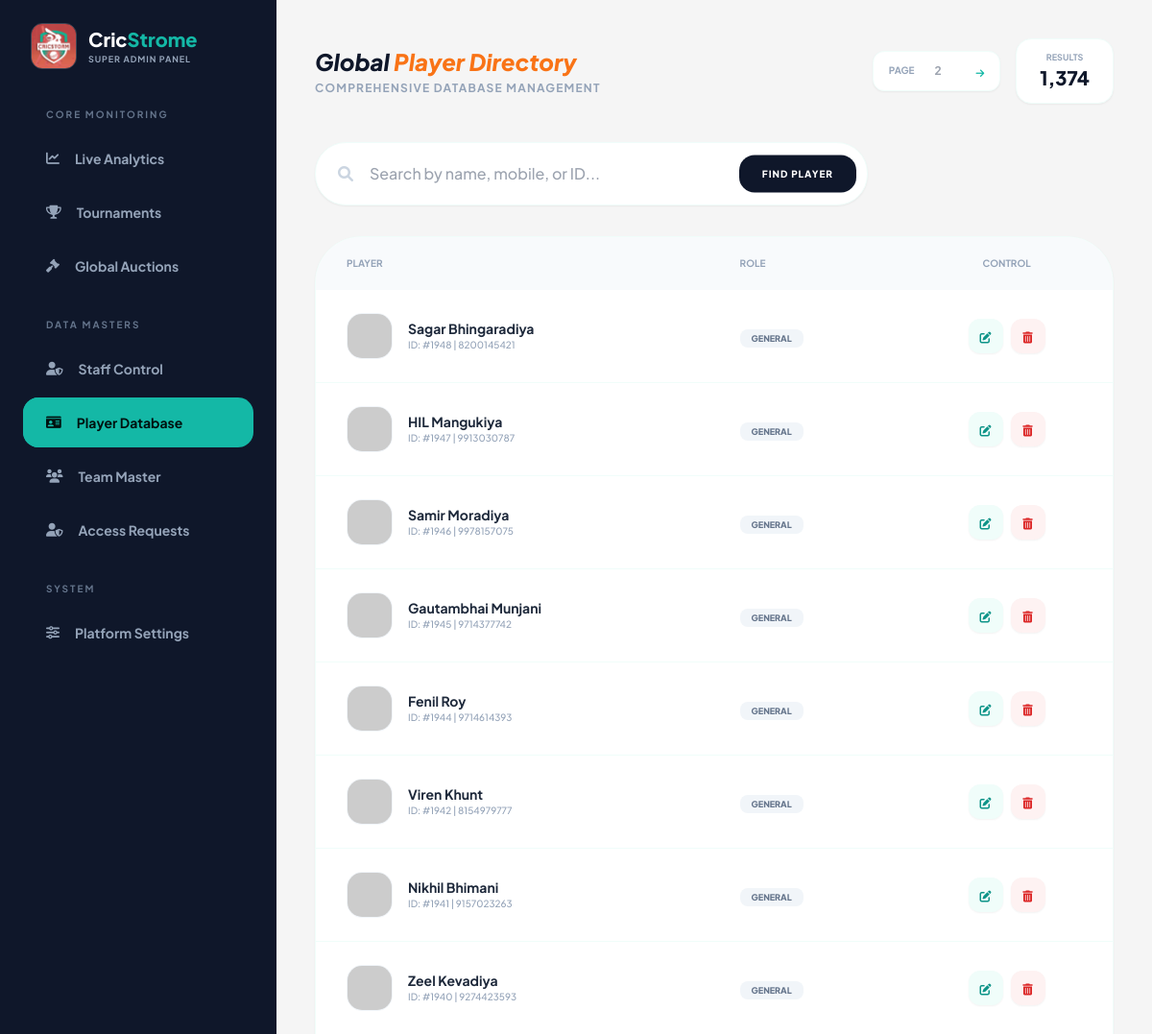
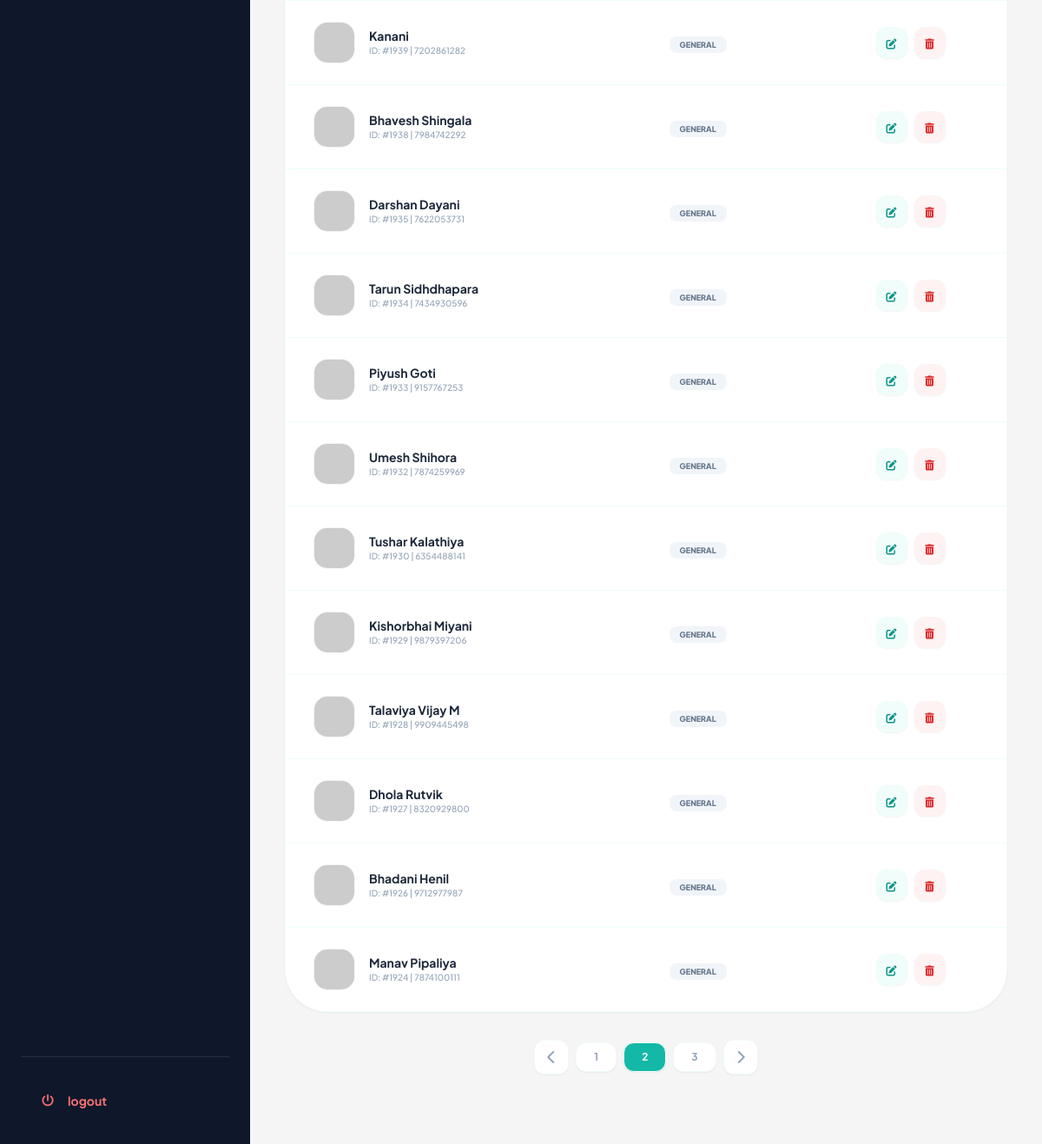
/backpanel/player_directory.php?page=2 (signed in), run on the app's committed database (2 pictures, top to bottom).
### tables this page shows
CREATE TABLE `player_master` (
  `player_id` int(11) NOT NULL,
  `tournament_id` int(11) NOT NULL,
  `form_no` int(11) NOT NULL,
  `name` varchar(100) NOT NULL,
  `address` varchar(255) DEFAULT NULL,
  `mobile_no` varchar(10) DEFAULT NULL,
  `birth_date` date DEFAULT NULL,
  `age` tinyint(4) DEFAULT NULL,
  `size` char(20) DEFAULT NULL,
  `category` varchar(100) NOT NULL,
  `batsman_type` varchar(100) NOT NULL DEFAULT '' COMMENT 'Right Handed, Left Handed , Opener,  Middle Order',
  `status` varchar(20) NOT NULL DEFAULT 'Publish' COMMENT 'Publish, Draft',
  `photo` varchar(255) DEFAULT NULL,
  `adhar_front` varchar(255) DEFAULT NULL,
  `adhar_back` varchar(255) DEFAULT NULL,
  `company_name` varchar(100) DEFAULT NULL,
  `reference_name` varchar(100) DEFAULT NULL,
  `reference_mobile_no` varchar(20) DEFAULT NULL,
  `player_register_datetime` datetime NOT NULL DEFAULT current_timestamp()
);

### backpanel/player_directory.php (the view, shortened to what this page needs)
<?php
include '../config.php';
$search = isset($_GET['search']) ? mysqli_real_escape_string($conn, $_GET['search']) : '';
$limit = 20;
$page = isset($_GET['page']) ? (int)$_GET['page'] : 1;
$offset = ($page - 1) * $limit;
$where_clause = $search ? "WHERE name LIKE '%$search%' OR mobile_no LIKE '%$search%' OR player_id LIKE '%$search%'" : "";
$total_query = mysqli_query($conn, "SELECT COUNT(player_id) as total FROM player_master $where_clause");
$total_records = mysqli_fetch_assoc($total_query)['total'];
$total_pages = ceil($total_records / $limit);
$query = "SELECT * FROM player_master $where_clause ORDER BY player_id DESC LIMIT $offset, $limit";
$result = mysqli_query($conn, $query);
include 'includes/header.php';
?>
<div class="flex flex-col md:flex-row md:items-center justify-between gap-6 mb-10">
    <div>
        <h2 class="text-2xl font-black text-slate-900 italic">Global <span class="text-orange-500">Player Directory</span></h2>
        <p class="text-xs text-slate-400 mt-1 uppercase tracking-widest font-bold">Comprehensive Database Management</p>
    </div>
    <div class="flex items-center gap-4">
        <form method="GET" class="bg-white px-4 py-2 rounded-xl border border-teal-50 shadow-sm flex items-center gap-3">
            <span class="text-[10px] font-bold text-slate-400 uppercase">Page</span>
            <input type="number" name="page" min="1" max="<?php echo $total_pages; ?>" placeholder="<?php echo $page; ?>" class="w-10 text-center text-xs font-bold focus:outline-none">
            <button type="submit" class="text-teal-500"><i class="fas fa-arrow-right text-[10px]"></i></button>
        </form>
        <div class="bg-white px-6 py-3 rounded-2xl border border-teal-50 shadow-sm text-center">
            <p class="text-[9px] font-bold text-slate-400 uppercase">Results</p>
            <p class="text-xl font-black text-slate-900"><?php echo number_format($total_records); ?></p>
        </div>
    </div>
</div>
<div class="mb-8">
    <form method="GET" class="relative max-w-xl">
        <i class="fas fa-search absolute left-6 top-1/2 -translate-y-1/2 text-slate-300"></i>
        <input type="text" name="search" value="<?php echo $search; ?>" placeholder="Search by name, mobile, or ID..."
               class="w-full pl-14 pr-32 py-5 bg-white border border-teal-50 rounded-[2rem] shadow-sm focus:outline-none focus:border-teal-500 transition-all font-medium text-slate-700">
        <button type="submit" class="absolute right-3 top-1/2 -translate-y-1/2 bg-slate-900 text-white px-6 py-3 rounded-2xl text-[10px] font-black uppercase tracking-widest hover:bg-teal-500 transition-all">
            Find Player
        </button>
    </form>
</div>
<div class="bg-white rounded-[3rem] border border-teal-50 shadow-sm overflow-hidden mb-8">
    <div class="overflow-x-auto">
        <table class="w-full text-left">
            <thead>
                <tr class="bg-slate-50">
                    <th class="px-8 py-5 text-[10px] font-bold text-slate-400 uppercase">Player</th>
                    <th class="px-8 py-5 text-[10px] font-bold text-slate-400 uppercase">Role</th>
                    <th class="px-8 py-5 text-[10px] font-bold text-slate-400 uppercase text-center">Control</th>
                </tr>
            </thead>
            <tbody class="divide-y divide-teal-50">
                <?php
                if($result && mysqli_num_rows($result) > 0) {
                    while($row = mysqli_fetch_assoc($result)) {
                        $photo = trim($row['player_photo'] ?? '');
                        $photo_path = empty($photo) ? "https://via.placeholder.com/100?text=P" : "../uploads/players/".$photo;
                ?>
                <tr class="hover:bg-teal-50/20 transition-colors">
                    <td class="px-8 py-6 flex items-center gap-4">
                        <img src="<?php echo $photo_path; ?>" class="w-12 h-12 rounded-2xl object-cover bg-slate-100 border border-slate-100" onerror="this.src='https://via.placeholder.com/100?text=P'">
                        <div>
                            <div class="text-sm font-bold text-slate-800"><?php echo $row['name']; ?></div>
                            <div class="text-[10px] text-slate-400 font-medium">ID: #<?php echo $row['player_id']; ?> | <?php echo $row['mobile_no']; ?></div>
                        </div>
                    </td>
                    <td class="px-8 py-6">
                        <span class="px-3 py-1 bg-slate-100 text-slate-500 rounded-lg text-[9px] font-black uppercase">
                            <?php echo $row['player_role'] ?? 'General'; ?>
                        </span>
                    </td>
                    <td class="px-8 py-6">
                        <div class="flex justify-center gap-2">
                            <button class="w-9 h-9 bg-teal-50 text-teal-600 rounded-xl hover:bg-teal-500 hover:text-white transition-all shadow-sm"><i class="fas fa-edit text-xs"></i></button>
                            <button class="w-9 h-9 bg-red-50 text-red-600 rounded-xl hover:bg-red-500 hover:text-white transition-all shadow-sm"><i class="fas fa-trash-alt text-xs"></i></button>
                        </div>
                    </td>
                </tr>
                <?php
                    }
                } else {
                    echo "<tr><td colspan='3' class='p-20 text-center text-slate-400 font-bold'>No matches found for '{$search}'</td></tr>";
                }
                ?>
            </tbody>
        </table>
    </div>
</div>
<div class="flex items-center justify-center gap-2 mb-10">
    <?php
    $search_param = $search ? "&search=$search" : "";
    if($page > 1): ?>
        <a href="?page=<?php echo $page-1 . $search_param; ?>" class="w-10 h-10 bg-white border border-teal-50 rounded-xl flex items-center justify-center text-slate-400 hover:bg-teal-500 hover:text-white transition-all shadow-sm"><i class="fas fa-chevron-left"></i></a>
    <?php endif; ?>
    <?php
    $start = max(1, $page - 1);
    $end = min($total_pages, $page + 1);
    for($i = $start; $i <= $end; $i++):
    ?>
        <a href="?page=<?php echo $i . $search_param; ?>" class="px-5 py-2 <?php echo ($page == $i) ? 'bg-teal-500 text-white' : 'bg-white text-slate-400'; ?> border border-teal-50 rounded-xl text-xs font-bold transition-all shadow-sm">
            <?php echo $i; ?>
        </a>
    <?php endfor; ?>
    <?php if($page < $total_pages): ?>
        <a href="?page=<?php echo $page+1 . $search_param; ?>" class="w-10 h-10 bg-white border border-teal-50 rounded-xl flex items-center justify-center text-slate-400 hover:bg-teal-500 hover:text-white transition-all shadow-sm"><i class="fas fa-chevron-right"></i></a>
    <?php endif; ?>
</div>

### backpanel/includes/header.php (style rules this page uses)
body { font-family: 'Plus Jakarta Sans', sans-serif; background-color: #f5f5f5; }

### data on the page
player_master: name "Sagar Bhingaradiya", player_id "1948", mobile_no "8200145421", player_role "GENERAL"
player_master: name "HIL Mangukiya", player_id "1947", mobile_no "9913030787", player_role "GENERAL"
player_master: name "Samir Moradiya", player_id "1946", mobile_no "9978157075", player_role "GENERAL"
player_master: name "Gautambhai Munjani", player_id "1945", mobile_no "9714377742", player_role "GENERAL"
player_master: name "Fenil Roy", player_id "1944", mobile_no "9714614393", player_role "GENERAL"
player_master: name "Viren Khunt", player_id "1942", mobile_no "8154979777", player_role "GENERAL"
player_master: name "Nikhil Bhimani", player_id "1941", mobile_no "9157023263", player_role "GENERAL"
player_master: name "Zeel Kevadiya", player_id "1940", mobile_no "9274423593", player_role "GENERAL"
player_master: name "Kanani", player_id "1939", mobile_no "7202861282", player_role "GENERAL"
player_master: name "Bhavesh Shingala", player_id "1938", mobile_no "7984742292", player_role "GENERAL"
player_master: name "Darshan Dayani", player_id "1935", mobile_no "7622053731", player_role "GENERAL"
player_master: name "Tarun Sidhdhapara", player_id "1934", mobile_no "7434930596", player_role "GENERAL"
player_master: name "Piyush Goti", player_id "1933", mobile_no "9157767253", player_role "GENERAL"
player_master: name "Umesh Shihora", player_id "1932", mobile_no "7874259969", player_role "GENERAL"
player_master: name "Tushar Kalathiya", player_id "1930", mobile_no "6354488141", player_role "GENERAL"
player_master: name "Kishorbhai Miyani", player_id "1929", mobile_no "9879397206", player_role "GENERAL"
player_master: name "Talaviya Vijay M", player_id "1928", mobile_no "9909445498", player_role "GENERAL"
player_master: name "Dhola Rutvik", player_id "1927", mobile_no "8320929800", player_role "GENERAL"
player_master: name "Bhadani Henil", player_id "1926", mobile_no "9712977987", player_role "GENERAL"
player_master: name "Manav Pipaliya", player_id "1924", mobile_no "7874100111", player_role "GENERAL"

### other printed values
$total_records "1,374"
